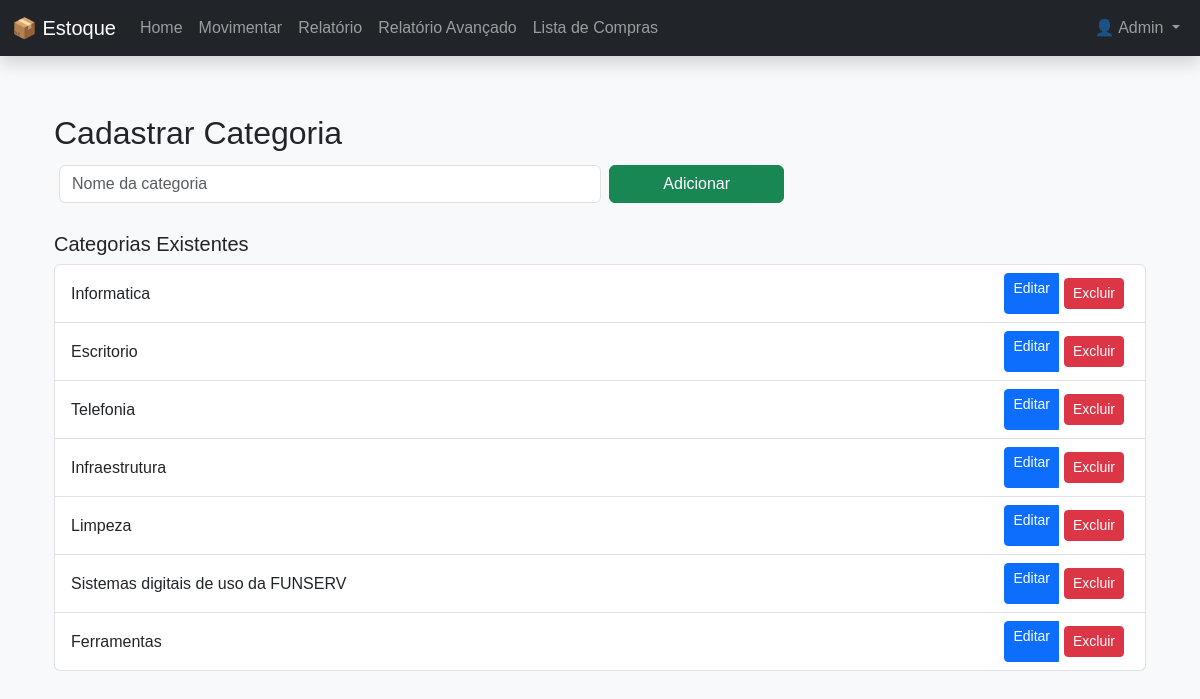
The page /categorias (signed in) on the database as committed earlier.
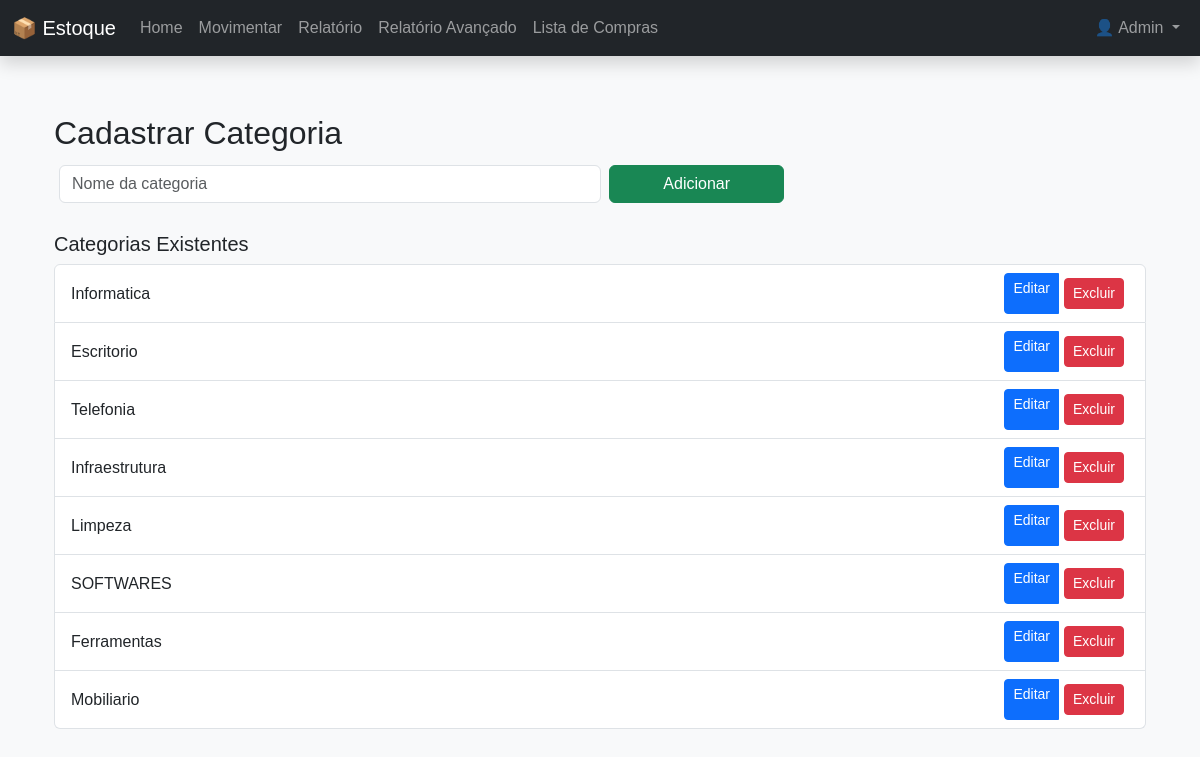
The same page on the database as committed later.
### models.py (models this page shows)
class Categoria(db.Model):
    id = db.Column(db.Integer, primary_key=True)
    nome = db.Column(db.String(50), nullable=False, unique=True)
    produtos = db.relationship('Produto', backref='categoria', lazy=True)

### app.py (the view, shortened to what this page needs)
@app.route('/categorias', methods=['GET', 'POST'])
@login_required
def categorias():
    if not current_user.is_admin:
        flash("Acesso restrito ao administrador.")
        return redirect(url_for('index'))
    categorias = Categoria.query.all()
    return render_template('categorias.html', categorias=categorias)

### app.py (called while the page is built)
@login_manager.user_loader
def load_user(user_id):
    return Usuario.query.get(int(user_id))

### models.py (called while the page is built)
    @property
    def is_admin(self):
        return self.tipo == 'admin'

### templates/categorias.html (shortened to what this page needs)
{% extends 'base.html' %}
{% block content %}
<div class="container mt-4">
  <h2>Cadastrar Categoria</h2>
  <form method="POST" class="row g-2 mb-4">
    <div class="col-md-6">
      <input type="text" name="nome" class="form-control" placeholder="Nome da categoria" required>
    </div>
    <div class="col-md-2">
      <button type="submit" class="btn btn-success w-100">Adicionar</button>
    </div>
  </form>
  <h5>Categorias Existentes</h5>
  <ul class="list-group">
    {% for cat in categorias %}
      <li class="list-group-item d-flex justify-content-between align-items-center">
        {{ cat.nome }}
        <div class="btn-group">
          <a href="{{ url_for('editar_categoria', id=cat.id) }}" class="btn btn-sm btn-primary">Editar</a>
          <form method="POST" action="{{ url_for('excluir_categoria', id=cat.id) }}" onsubmit="return confirm('Tem certeza que deseja excluir esta categoria?')">
            <button type="submit" class="btn btn-sm btn-danger">Excluir</button>
          </form>
        </div>
      </li>
    {% endfor %}
  </ul>
</div>
{% endblock %}

Rows that differ between the two databases and show on the page:
changed Categoria: nome "Sistemas digitais de uso da FUNSERV" → "SOFTWARES"
added Categoria: nome "Mobiliario"
